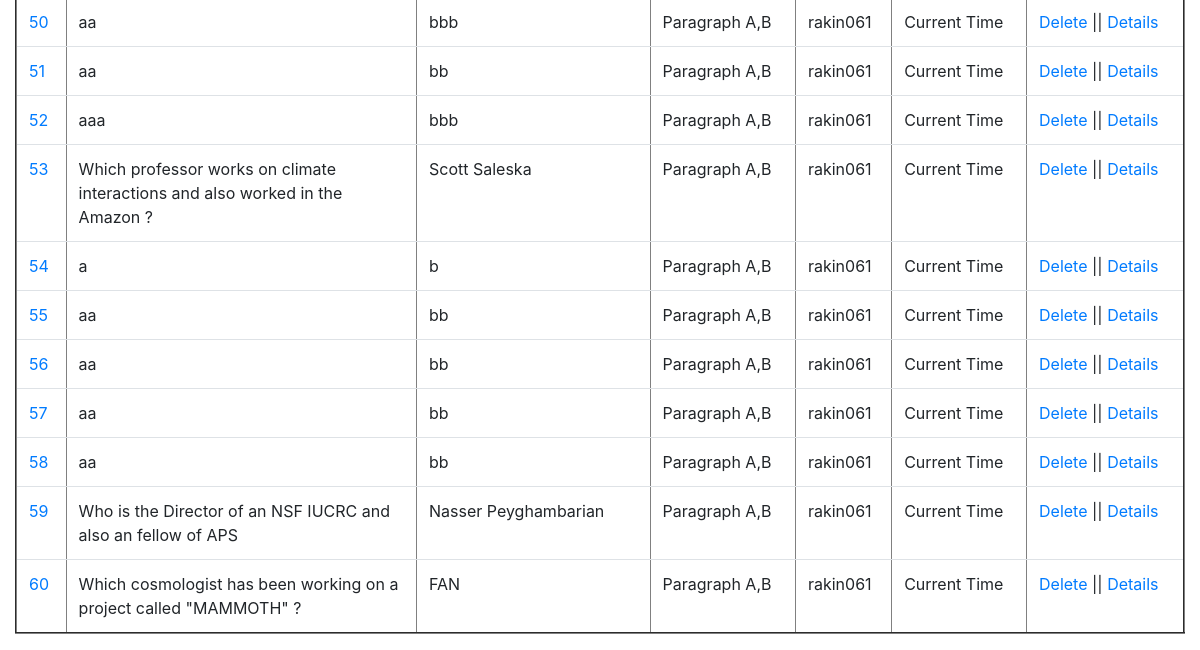
/elements/ (signed in, lower part), run on an earlier commit of the app's database.
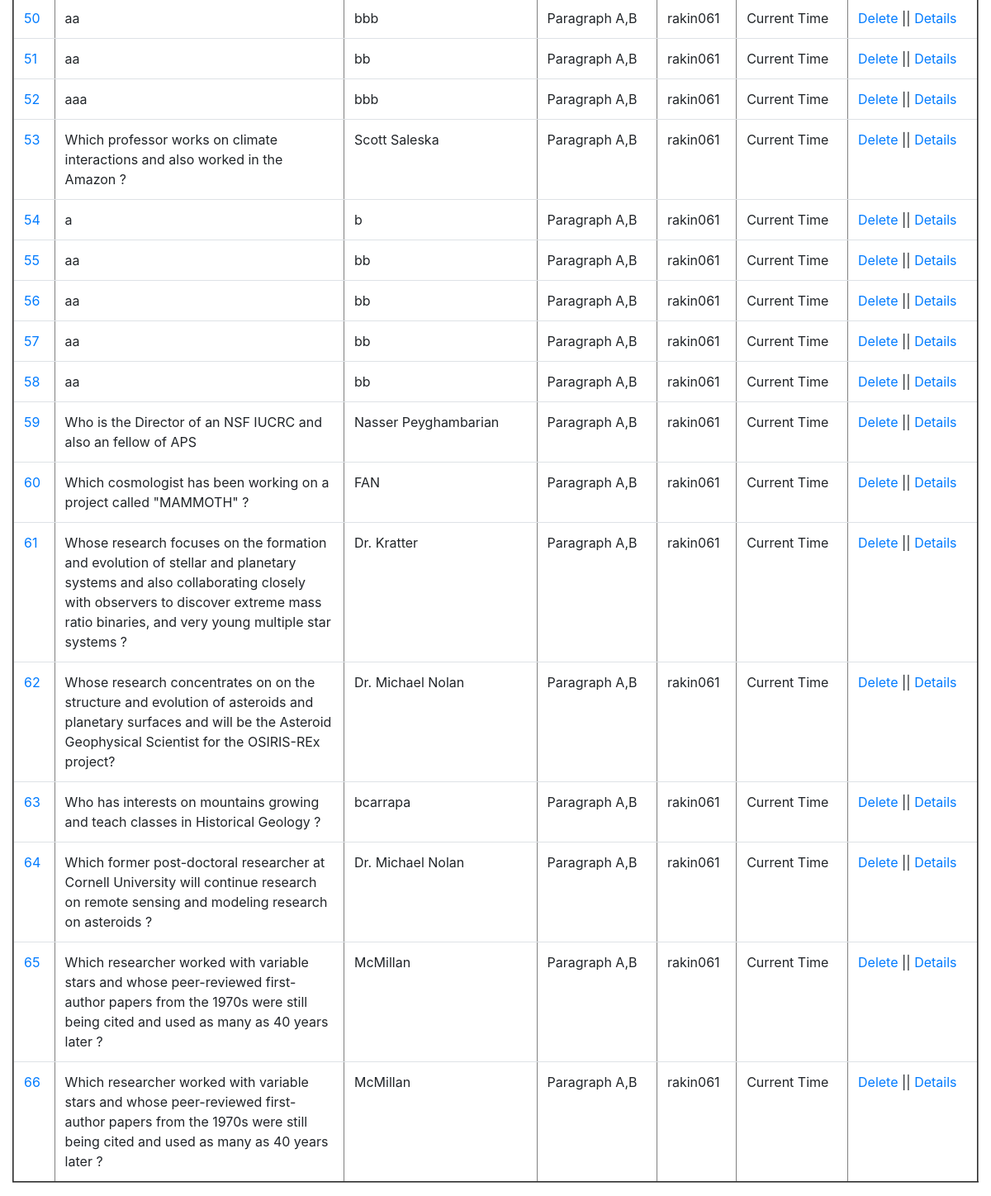
And on a later commit of the database.
### qa_interface/models.py (models this page shows)
class QA_Interface(models.Model):
	source_id=models.CharField(max_length=30,blank=False,null=False) # max_length = required
	title_A=models.CharField(blank=False, null=False,max_length=35)
	par_A=models.TextField(blank=False, null=False)
	title_B=models.CharField(blank=False, null=False,max_length=35)
	par_B = models.TextField(blank=False, null=False)
	question=models.TextField(blank=False, null=False, max_length=1000,help_text=' &nbsp; <button type="button" class="btn btn-danger btn-sm align-top" data-bs-container="body" '
																					  'data-bs-toggle="popover" data-bs-placement="right" data-bs-html="true"  '
																					  'data-bs-content=" Multi-hop questions require systems to aggregate information between '
																				      'multiple contexts, the ability of a system to reason over multiple sources of '
																				      'data such as paragraphs to output desired answer. Here, the system has to reason with information taken from more than one document '
																				      '(i.e. Parapgaphs) to arrive at the final answer. <br> <br> <b> Example: </b> What is the population of the capital city of Bangladesh ? '
																				      '<br> <b>Answer: </b> 40 Millions !!'
																				 	  '<br> <b>Reasoning:</b> Capital City of Bangladesh ---> Dhaka ---> Population: 40 Millions. '
																				      '<br> <br> Click <a href='' https://hotpotqa.github.io/ '' '
																				      'target=''_blank'' > here </a> to see further details of multihop questions ! "> ? </button>')
	answer=models.TextField(blank=False, null=False, max_length=100)
	question_type_choices= [('Bridge_entity', 'Bridge'),('Comparison', 'Comparison'),('Intersection', 'Intersection'),('Commonsense_reasoning', 'Commonsense')]
	question_type=models.CharField(max_length=22, choices=question_type_choices, default='Bridge_entity',help_text=' &nbsp; <button type="button" class="btn btn-danger btn-sm align-top" data-bs-container="body" '
																					  'data-bs-toggle="popover" data-bs-placement="right" data-bs-html="true"  '
																					  'data-bs-content=" Types of multi hop question you entered. Click <a href='' https://github.com/UA-KMAP/KMAP-QA/blob/main/qa_interface/templates/images/MHQA.png '' '
																				      'target=''_blank''> here </a> to see details of different types of multi hop question. "> ? </button>')
	level_choices=[('Hard','Hard'),('Medium','Medium'),('Easy','Easy')]
	level=models.CharField(max_length=6, choices=level_choices, default='Easy', help_text=' &nbsp; <button type="button" class="btn btn-danger btn-sm align-top" data-bs-container="body" '
																					  'data-bs-toggle="popover" data-bs-placement="right" data-bs-html="true"  '
																					  'data-bs-content="Difficulty level of the multi hop question you entered! "> ? </button>' )
	supporting_facts=models.TextField(blank=False, null=False,max_length=4, help_text=' &nbsp; <button type="button" class="btn btn-danger btn-sm align-top" data-bs-container="body" '
																					  'data-bs-toggle="popover" data-bs-placement="right" data-bs-html="true"  '
																					  'data-bs-content="Supporting facts specify the sentences involved while creating the multi hop question from '
																					  'both of the paragraphs.<br> <b>Example Input: 0,1. </b> It indicates that first sentence from the first paragraph and '
																					  'second sentence from the second paragraph have been used to produce the multi hop question.."> ? </button>')
	def get_absolute_url(self):
		return reverse("qa:qa_entity", kwargs={"id":self.id})

### qa_interface/views.py (the view)
# urls.py: path("elements/", detail_view),
def detail_view(request):
	obj=QA_Interface.objects.all()
	contribution=0
	username=str(request.user)
	directory_name="Dataset/"+username+"/"
	file_or_directory=Path(directory_name)
	if file_or_directory.exists():
		contribution=len([name for name in os.listdir(directory_name) if os.path.isfile(os.path.join(directory_name, name))])
	context={
		"elements": obj,
		"contribution": contribution,
		"username":username
	}
	return render(request,"detail.html",context)

### qa_interface/templates/detail.html (shortened to what this page needs)
{% extends 'base.html' %}
{% block content %}
{% if user.is_authenticated %}
<table border="2" class="table table-hover " >
	{% for element in elements %}
		<tr>
			<td><a href="{{element.get_absolute_url}}">{{element.id}}</a></td>
			<td style="width:30%">{{element.question}}</td>
			<td>{{element.answer}}</td>
			<td>Paragraph A,B</td>
			<td>rakin061</td>
			<td>Current Time</td>
			<td><a href="/delete/{{element.id}}">Delete</a>  || <a href="{{element.get_absolute_url}}">Details</a></td>
		</tr>
	{% endfor %}
</table>
{% else %}
  <p>You are not logged in</p>
  <a href="{% url 'login' %}">Log In</a>
{% endif %}
{% endblock %}

What changed in the data, as far as the page shows it:
added QA_Interface: id "61", question "Whose research focuses on the formation and evolution of stellar and planetary systems and also collaborating closely with observers to discover extreme mass ratio binaries, and very young multiple star systems ?", answer "Dr. Kratter"
added QA_Interface: id "62", question "Whose research concentrates on on the structure and evolution of asteroids and planetary surfaces and will be the Asteroid Geophysical Scientist for the OSIRIS-REx project?", answer "Dr. Michael Nolan"
added QA_Interface: id "63", question "Who has interests on mountains growing and teach classes in Historical Geology ?", answer "bcarrapa"
added QA_Interface: id "64", question "Which former post-doctoral researcher at Cornell University will continue research on remote sensing and modeling research on asteroids ?", answer "Dr. Michael Nolan"
added QA_Interface: id "65", question "Which researcher worked with variable stars and whose peer-reviewed first-author papers from the 1970s were still being cited and used as many as 40 years later ?", answer "McMillan"
added QA_Interface: id "66", question "Which researcher worked with variable stars and whose peer-reviewed first-author papers from the 1970s were still being cited and used as many as 40 years later ?", answer "McMillan"
